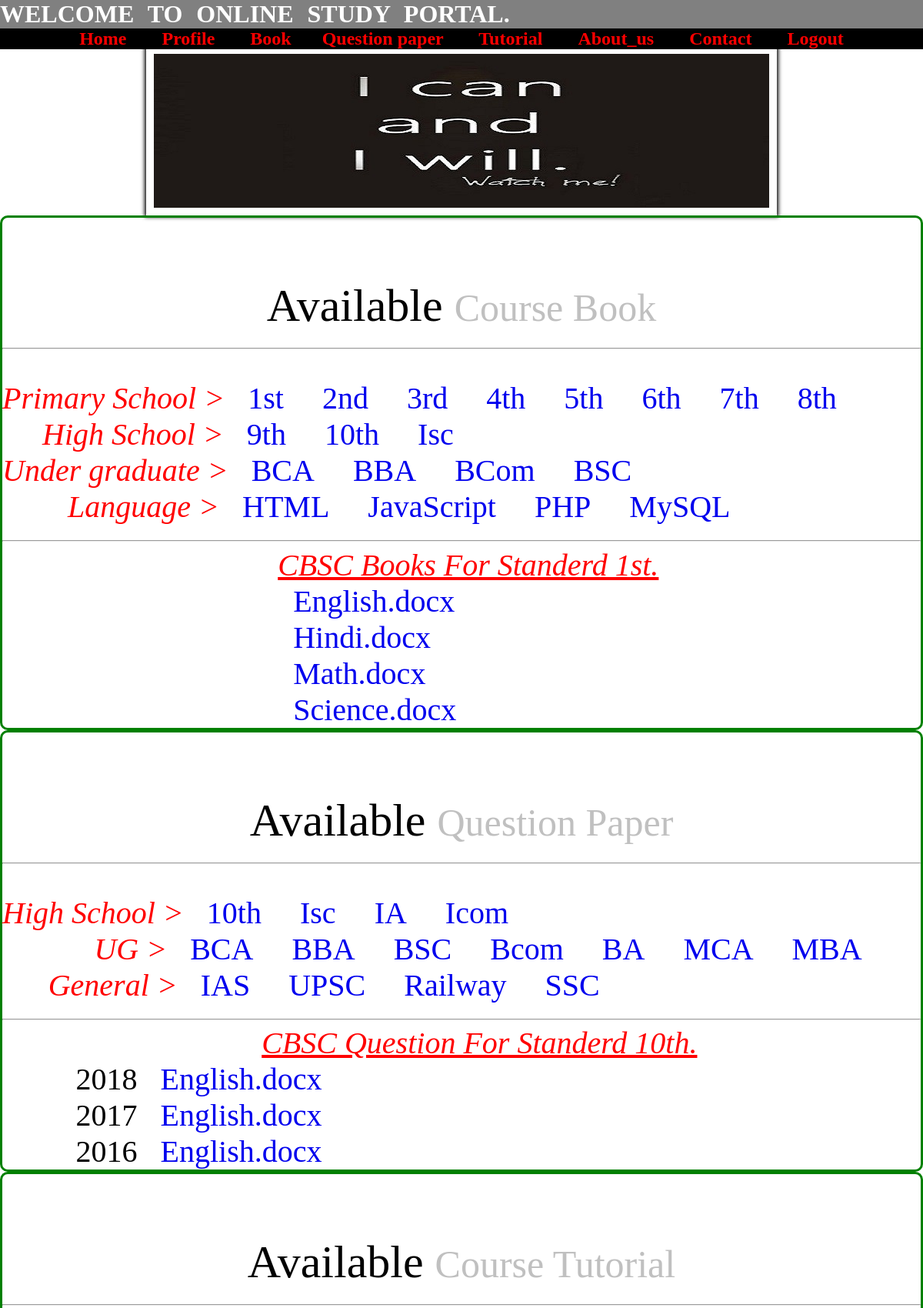
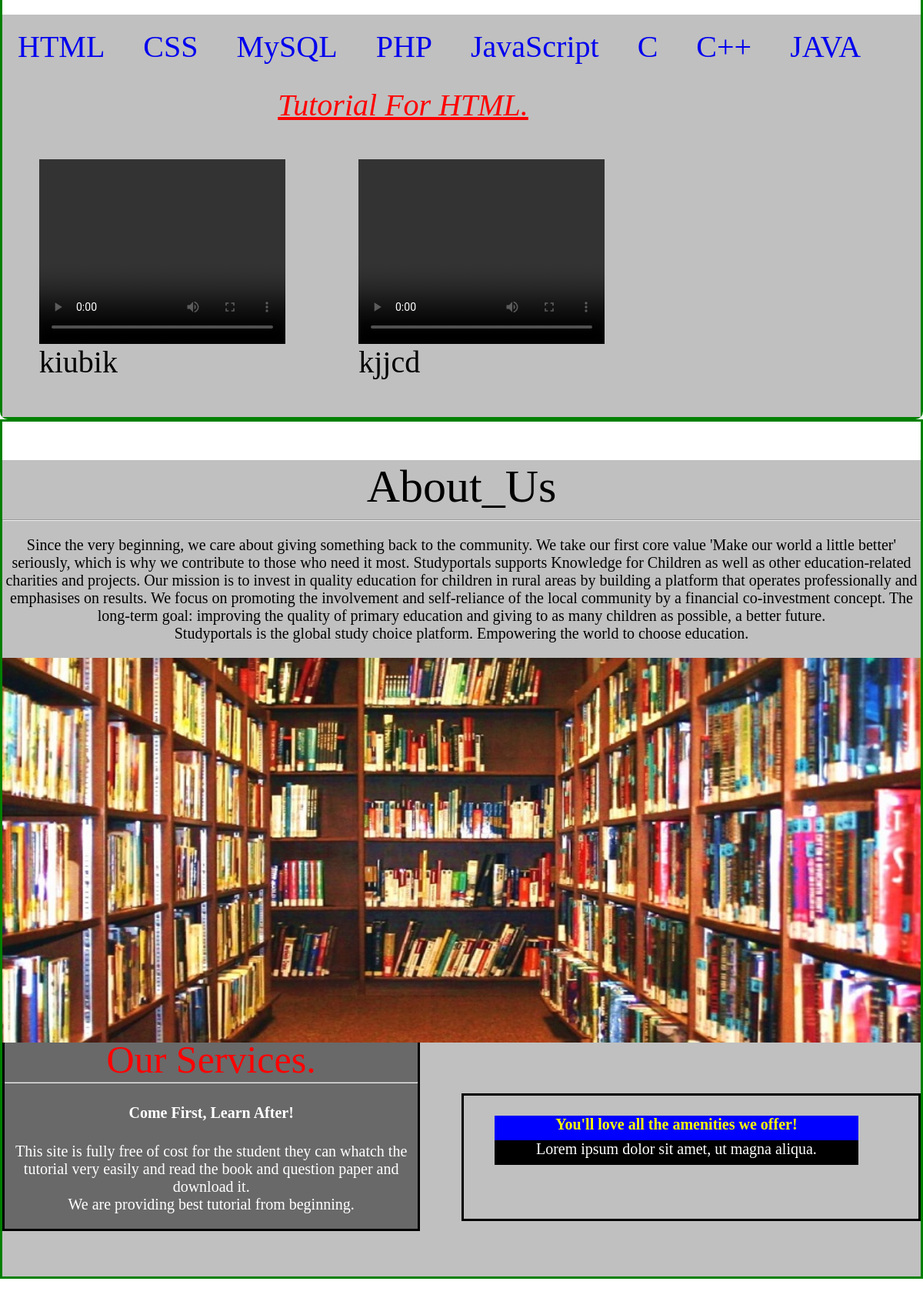
/user/uhome.php (signed in, upper part), run on the app's committed database (2 pictures, top to bottom).
### tables this page shows
CREATE TABLE `admin_upload` (
  `id` int(21) NOT NULL,
  `user_id` varchar(51) NOT NULL,
  `course` varchar(100) NOT NULL,
  `semester` int(21) NOT NULL,
  `subject` varchar(100) NOT NULL,
  `chapter` varchar(200) NOT NULL,
  `videos` varchar(100) NOT NULL,
  `book` varchar(25) NOT NULL,
  `year` varchar(21) NOT NULL,
  `question` varchar(100) NOT NULL
);

### User/bdisplay.php (the view, shortened to what this page needs)
<?php
include 'dblink.php';
?>
<div id="a" style="margin: -9% 0% 0% 30%">
    </br></br><i style="color: red;"><u>CBSC Books For Standerd 1st.</u></i><br/>
    <?php
        $q="select * from admin_upload";
        $qq=mysqli_query($con, $q);
        while ( $r=mysqli_fetch_assoc($qq)) {
            if ($r['course']=="1") {
                echo "<a href='../Admin/book/$r[book]' download>$r[book]</a>"."<br/>";
            }
        }
    ?>
</div>
    <?php
        $q="select * from admin_upload";
        $qq=mysqli_query($con, $q);
    ?></div>
    <?php
        $q="select * from admin_upload";
        $qq=mysqli_query($con, $q);
    ?></div>

### User/qdisplay.php (shortened to what this page needs)
<?php
include 'dblink.php';
?>
<div id="qa" style="margin: -9% 0% 0% 8%">
    </br></br><i style="color: red;margin-left: 22%"><u>CBSC Question For Standerd 10th.</u></i><br/>
    <?php
        $q="select * from admin_upload";
        $qq=mysqli_query($con, $q);
        while ( $r=mysqli_fetch_assoc($qq)) {
            if ($r['course']=="10" && !$r['book']) {
                echo "<tr>
                <td>".$r['year']."</td>
                <td><a href='../Admin/question/$r[question]' download>$r[question]</a><td><br/>
                </tr>";
            }
        }
    ?>
</div>

### User/tdisplay.php (shortened to what this page needs)
<?php
include 'dblink.php';
?>
<div id="ta" style="margin: -9% 0% 0% 0%">
    </br></br><i style="color: red;margin-left: 30%"><u>Tutorial For HTML.</u></i><br/>
    <?php
      $q="select * from admin_upload";
      $qq=mysqli_query($con, $q);
      while ( $r=mysqli_fetch_assoc($qq)) {
          if ($r['course']=="Language" && $r['subject']=="html") {
              echo "<div class='vitem'>
              <video width='320' height='240' controls> <source src='../Admin/videos/".$r['videos']."' type='video/mp4' ></video>".$r['chapter']."
              </div>";
          }
      }
    ?>
</div>

### User/uhome.php (style rules this page uses)
body { margin: 0%; padding: 0%; }
.book1 a,.Question1 a,.tut1 a { margin: 20px 20px 20px 20px; text-decoration: none; }

### User/tdisplay.php (style rules this page uses)
.vitem { display: inline-block; width: 320px; margin: 4%; }
#ta,#th { background-color: silver; }

### data on the page
admin_upload: book "English.docx"
admin_upload: book "Hindi.docx"
admin_upload: book "Math.docx"
admin_upload: book "Science.docx"
admin_upload: year "2018", question "English.docx"
admin_upload: year "2017", question "English.docx"
admin_upload: year "2016", question "English.docx"
admin_upload: chapter "kiubik"
admin_upload: chapter "kjjcd"
